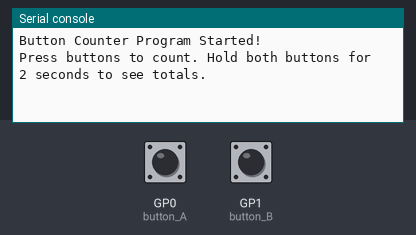
Simulated run of this program. Board: Raspberry Pi Pico running CircuitPython. On the bench: the last lines printed to the serial console. The inputs (shaded band) are chosen by the test bench; at power-on: GP0 (button_A) HIGH, GP1 (button_B) HIGH.

Above: at 1.2 s.
1.3 s: GP0 (button_A) pulled LOW for 0.15 s
At 2.2 s:
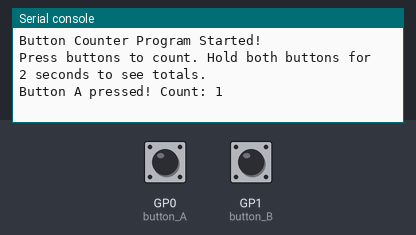
2.9 s: GP1 (button_B) pulled LOW for 0.15 s
At 3.6 s:
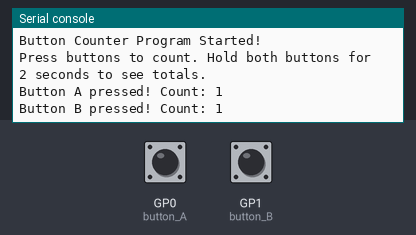
4.5 s: GP0 (button_A) pulled LOW for 1 s
At 5.0 s:
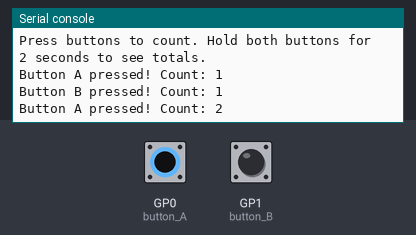
7.0 s: GP1 (button_B) pulled LOW for 1 s
At 8.4 s:
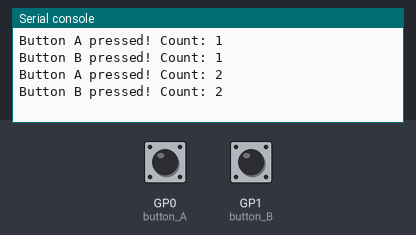
9.5 s: GP0 (button_A) driven LOW and GP1 (button_B) driven LOW
At 10.6 s:
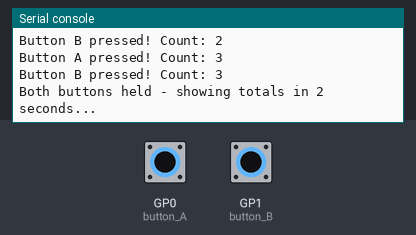

Measured:
- after the input at 1.3 s, the serial console: prints a new line at once (image 1)
- after the input at 2.9 s, the serial console: prints a new line at once (image 2)
- after the input at 4.5 s, the serial console: prints a new line at once (image 3)
- after the input at 7.0 s, the serial console: prints a new line at once (image 4)
- after the input at 9.5 s, the serial console: prints a new line at once (image 5)

The program:

1.buttons.py
```python
import board
import digitalio
import time

button_A = digitalio.DigitalInOut(board.GP0)
button_B = digitalio.DigitalInOut(board.GP1)

button_A.direction = digitalio.Direction.INPUT
button_B.direction = digitalio.Direction.INPUT

button_B.pull = digitalio.Pull.UP
button_A.pull = digitalio.Pull.UP

button_A_count = 0
button_B_count = 0

button_A_previous = True
button_B_previous = True

print("Button Counter Program Started!")
print("Press buttons to count. Hold both buttons for 2 seconds to see totals.")

while True:
    button_A_current = button_A.value
    button_B_current = button_B.value

    if button_A_previous and not button_A_current:
        button_A_count += 1
        print(f"Button A pressed! Count: {button_A_count}")

    if button_B_previous and not button_B_current:
        button_B_count += 1
        print(f"Button B pressed! Count: {button_B_count}")

    if not button_A_current and not button_B_current:
        print("Both buttons held - showing totals in 2 seconds...")
        time.sleep(2)
        if not button_A.value and not button_B.value:
            print(f"=== TOTALS ===")
            print(f"Button A total presses: {button_A_count}")
            print(f"Button B total presses: {button_B_count}")
            print(f"Combined total: {button_A_count + button_B_count}")
            print("==============")
            time.sleep(1)

    button_A_previous = button_A_current
    button_B_previous = button_B_current

    time.sleep(0.05)
```
